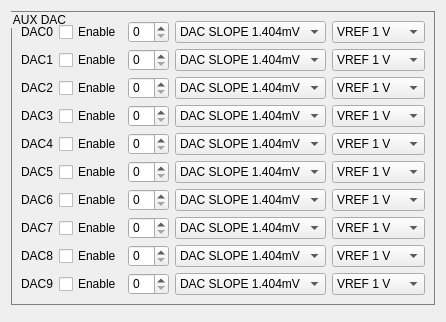
         <widget class="QWidget" name="tab_13">
          <attribute name="title">
           <string>AUX DAC</string>
          </attribute>
          <layout class="QVBoxLayout" name="verticalLayout_48">
           <item>
            <widget class="QGroupBox" name="groupBox_29">
             <property name="maximumSize">
              <size>
               <width>16777215</width>
               <height>630</height>
              </size>
             </property>
             <property name="styleSheet">
              <string notr="true">QGroupBox{
border:1px solid gray;
}</string>
             </property>
             <property name="title">
              <string>AUX DAC</string>
             </property>
             <layout class="QVBoxLayout" name="verticalLayout_32">
              <item>
               <layout class="QHBoxLayout" name="horizontalLayout_175">
                <item>
                 <widget class="QLabel" name="label_163">
                  <property name="text">
                   <string>DAC0</string>
                  </property>
                 </widget>
                </item>
                <item>
                 <widget class="QCheckBox" name="aux_dac_chk_enable0">
                  <property name="text">
                   <string>Enable</string>
                  </property>
                 </widget>
                </item>
                <item>
                 <widget class="QSpinBox" name="aux_dac_txt_dac0"/>
                </item>
                <item>
                 <widget class="QComboBox" name="aux_dac_cmb_dac0_slop">
                  <item>
                   <property name="text">
                    <string>DAC SLOPE 1.404mV</string>
                   </property>
                  </item>
                  <item>
                   <property name="text">
                    <string>DAC SLOPE 0.705mV</string>
                   </property>
                  </item>
                 </widget>
                </item>
                <item>
                 <widget class="QComboBox" name="aux_dac_cmb_dac0_vref">
                  <item>
                   <property name="text">
                    <string>VREF 1 V</string>
                   </property>
                  </item>
                  <item>
                   <property name="text">
                    <string>VREF 1.5 V</string>
                   </property>
                  </item>
                  <item>
                   <property name="text">
                    <string>VREF 2 V</string>
                   </property>
                  </item>
                  <item>
                   <property name="text">
                    <string>VREF 2.5 V</string>
                   </property>
                  </item>
                 </widget>
                </item>
               </layout>
              </item>
              <item>
               <layout class="QHBoxLayout" name="horizontalLayout_176">
                <item>
                 <widget class="QLabel" name="label_164">
                  <property name="text">
                   <string>DAC1</string>
                  </property>
                 </widget>
                </item>
                <item>
                 <widget class="QCheckBox" name="aux_dac_chk_enable1">
                  <property name="text">
                   <string>Enable</string>
                  </property>
                 </widget>
                </item>
                <item>
                 <widget class="QSpinBox" name="aux_dac_txt_dac1"/>
                </item>
                <item>
                 <widget class="QComboBox" name="aux_dac_cmb_dac1_slop">
                  <item>
                   <property name="text">
                    <string>DAC SLOPE 1.404mV</string>
                   </property>
                  </item>
                  <item>
                   <property name="text">
                    <string>DAC SLOPE 0.705mV</string>
                   </property>
                  </item>
                 </widget>
                </item>
                <item>
                 <widget class="QComboBox" name="aux_dac_cmb_dac1_vref">
                  <item>
                   <property name="text">
                    <string>VREF 1 V</string>
                   </property>
                  </item>
                  <item>
                   <property name="text">
                    <string>VREF 1.5 V</string>
                   </property>
                  </item>
                  <item>
                   <property name="text">
                    <string>VREF 2 V</string>
                   </property>
                  </item>
                  <item>
                   <property name="text">
                    <string>VREF 2.5 V</string>
                   </property>
                  </item>
                 </widget>
                </item>
               </layout>
              </item>
              <item>
               <layout class="QHBoxLayout" name="horizontalLayout_177">
                <item>
                 <widget class="QLabel" name="label_165">
                  <property name="text">
                   <string>DAC2</string>
                  </property>
                 </widget>
                </item>
                <item>
                 <widget class="QCheckBox" name="aux_dac_chk_enable2">
                  <property name="text">
                   <string>Enable</string>
                  </property>
                 </widget>
                </item>
                <item>
                 <widget class="QSpinBox" name="aux_dac_txt_dac2"/>
                </item>
                <item>
                 <widget class="QComboBox" name="aux_dac_cmb_dac2_slop">
                  <item>
                   <property name="text">
                    <string>DAC SLOPE 1.404mV</string>
                   </property>
                  </item>
                  <item>
                   <property name="text">
                    <string>DAC SLOPE 0.705mV</string>
                   </property>
                  </item>
                 </widget>
                </item>
                <item>
                 <widget class="QComboBox" name="aux_dac_cmb_dac2_vref">
                  <item>
                   <property name="text">
                    <string>VREF 1 V</string>
                   </property>
                  </item>
                  <item>
                   <property name="text">
                    <string>VREF 1.5 V</string>
                   </property>
                  </item>
                  <item>
                   <property name="text">
                    <string>VREF 2 V</string>
                   </property>
                  </item>
                  <item>
                   <property name="text">
                    <string>VREF 2.5 V</string>
                   </property>
                  </item>
                 </widget>
                </item>
               </layout>
              </item>
              <item>
               <layout class="QHBoxLayout" name="horizontalLayout_178">
                <item>
                 <widget class="QLabel" name="label_166">
                  <property name="text">
                   <string>DAC3</string>
                  </property>
                 </widget>
                </item>
                <item>
                 <widget class="QCheckBox" name="aux_dac_chk_enable4">
                  <property name="text">
                   <string>Enable</string>
                  </property>
                 </widget>
                </item>
                <item>
                 <widget class="QSpinBox" name="aux_dac_txt_dac3"/>
                </item>
                <item>
                 <widget class="QComboBox" name="aux_dac_cmb_dac3_slop">
                  <item>
                   <property name="text">
                    <string>DAC SLOPE 1.404mV</string>
                   </property>
                  </item>
                  <item>
                   <property name="text">
                    <string>DAC SLOPE 0.705mV</string>
                   </property>
                  </item>
                 </widget>
                </item>
                <item>
                 <widget class="QComboBox" name="aux_dac_cmb_dac3_vref">
                  <item>
                   <property name="text">
                    <string>VREF 1 V</string>
                   </property>
                  </item>
                  <item>
                   <property name="text">
                    <string>VREF 1.5 V</string>
                   </property>
                  </item>
                  <item>
                   <property name="text">
                    <string>VREF 2 V</string>
                   </property>
                  </item>
                  <item>
                   <property name="text">
                    <string>VREF 2.5 V</string>
                   </property>
                  </item>
                 </widget>
                </item>
               </layout>
              </item>
              <item>
               <layout class="QHBoxLayout" name="horizontalLayout_179">
                <item>
                 <widget class="QLabel" name="label_167">
                  <property name="text">
                   <string>DAC4</string>
                  </property>
                 </widget>
                </item>
                <item>
                 <widget class="QCheckBox" name="checkBox_89">
                  <property name="text">
                   <string>Enable</string>
                  </property>
                 </widget>
                </item>
                <item>
                 <widget class="QSpinBox" name="aux_dac_txt_dac4"/>
                </item>
                <item>
                 <widget class="QComboBox" name="aux_dac_cmb_dac4_slop">
                  <item>
                   <property name="text">
                    <string>DAC SLOPE 1.404mV</string>
                   </property>
                  </item>
                  <item>
                   <property name="text">
                    <string>DAC SLOPE 0.705mV</string>
                   </property>
                  </item>
                 </widget>
                </item>
                <item>
                 <widget class="QComboBox" name="aux_dac_cmb_dac4_vref">
                  <item>
                   <property name="text">
                    <string>VREF 1 V</string>
                   </property>
                  </item>
                  <item>
                   <property name="text">
                    <string>VREF 1.5 V</string>
                   </property>
                  </item>
                  <item>
                   <property name="text">
                    <string>VREF 2 V</string>
                   </property>
                  </item>
                  <item>
                   <property name="text">
                    <string>VREF 2.5 V</string>
                   </property>
                  </item>
                 </widget>
                </item>
               </layout>
              </item>
              <item>
               <layout class="QHBoxLayout" name="horizontalLayout_180">
                <item>
                 <widget class="QLabel" name="label_168">
                  <property name="text">
                   <string>DAC5</string>
                  </property>
                 </widget>
                </item>
                <item>
                 <widget class="QCheckBox" name="checkBox_90">
                  <property name="text">
                   <string>Enable</string>
                  </property>
                 </widget>
                </item>
                <item>
                 <widget class="QSpinBox" name="aux_dac_txt_dac5"/>
                </item>
                <item>
                 <widget class="QComboBox" name="aux_dac_cmb_dac5_slop">
                  <item>
                   <property name="text">
                    <string>DAC SLOPE 1.404mV</string>
                   </property>
                  </item>
                  <item>
                   <property name="text">
                    <string>DAC SLOPE 0.705mV</string>
                   </property>
                  </item>
                 </widget>
                </item>
                <item>
                 <widget class="QComboBox" name="aux_dac_cmb_dac5_vref">
                  <item>
                   <property name="text">
                    <string>VREF 1 V</string>
                   </property>
                  </item>
                  <item>
                   <property name="text">
                    <string>VREF 1.5 V</string>
                   </property>
                  </item>
                  <item>
                   <property name="text">
                    <string>VREF 2 V</string>
                   </property>
                  </item>
                  <item>
                   <property name="text">
                    <string>VREF 2.5 V</string>
                   </property>
                  </item>
                 </widget>
                </item>
               </layout>
              </item>
              <item>
               <layout class="QHBoxLayout" name="horizontalLayout_181">
                <item>
                 <widget class="QLabel" name="label_169">
                  <property name="text">
                   <string>DAC6</string>
                  </property>
                 </widget>
                </item>
                <item>
                 <widget class="QCheckBox" name="checkBox_91">
                  <property name="text">
                   <string>Enable</string>
                  </property>
                 </widget>
                </item>
                <item>
                 <widget class="QSpinBox" name="aux_dac_txt_dac6"/>
                </item>
                <item>
                 <widget class="QComboBox" name="aux_dac_cmb_dac6_slop">
                  <item>
                   <property name="text">
                    <string>DAC SLOPE 1.404mV</string>
                   </property>
                  </item>
                  <item>
                   <property name="text">
                    <string>DAC SLOPE 0.705mV</string>
                   </property>
                  </item>
                 </widget>
                </item>
                <item>
                 <widget class="QComboBox" name="aux_dac_cmb_dac6_vref">
                  <item>
                   <property name="text">
                    <string>VREF 1 V</string>
                   </property>
                  </item>
                  <item>
                   <property name="text">
                    <string>VREF 1.5 V</string>
                   </property>
                  </item>
                  <item>
                   <property name="text">
                    <string>VREF 2 V</string>
                   </property>
                  </item>
                  <item>
                   <property name="text">
                    <string>VREF 2.5 V</string>
                   </property>
                  </item>
                 </widget>
                </item>
               </layout>
              </item>
              <item>
               <layout class="QHBoxLayout" name="horizontalLayout_182">
                <item>
                 <widget class="QLabel" name="label_170">
                  <property name="text">
                   <string>DAC7</string>
                  </property>
                 </widget>
                </item>
                <item>
                 <widget class="QCheckBox" name="checkBox_92">
                  <property name="text">
                   <string>Enable</string>
                  </property>
                 </widget>
                </item>
                <item>
                 <widget class="QSpinBox" name="aux_dac_txt_dac7"/>
                </item>
                <item>
                 <widget class="QComboBox" name="aux_dac_cmb_dac7_slop">
                  <item>
                   <property name="text">
                    <string>DAC SLOPE 1.404mV</string>
                   </property>
                  </item>
                  <item>
                   <property name="text">
                    <string>DAC SLOPE 0.705mV</string>
                   </property>
                  </item>
                 </widget>
                </item>
                <item>
                 <widget class="QComboBox" name="aux_dac_cmb_dac7_vref">
                  <item>
                   <property name="text">
                    <string>VREF 1 V</string>
                   </property>
                  </item>
                  <item>
                   <property name="text">
                    <string>VREF 1.5 V</string>
                   </property>
                  </item>
                  <item>
                   <property name="text">
                    <string>VREF 2 V</string>
                   </property>
                  </item>
                  <item>
                   <property name="text">
                    <string>VREF 2.5 V</string>
                   </property>
                  </item>
                 </widget>
                </item>
               </layout>
              </item>
              <item>
               <layout class="QHBoxLayout" name="horizontalLayout_183">
                <item>
                 <widget class="QLabel" name="label_171">
                  <property name="text">
                   <string>DAC8</string>
                  </property>
                 </widget>
                </item>
                <item>
                 <widget class="QCheckBox" name="checkBox_93">
                  <property name="text">
                   <string>Enable</string>
                  </property>
                 </widget>
                </item>
                <item>
                 <widget class="QSpinBox" name="aux_dac_txt_dac8"/>
                </item>
                <item>
                 <widget class="QComboBox" name="aux_dac_cmb_dac8_slop">
                  <item>
                   <property name="text">
                    <string>DAC SLOPE 1.404mV</string>
                   </property>
                  </item>
                  <item>
                   <property name="text">
                    <string>DAC SLOPE 0.705mV</string>
                   </property>
                  </item>
                 </widget>
                </item>
                <item>
                 <widget class="QComboBox" name="aux_dac_cmb_dac8_vref">
                  <item>
                   <property name="text">
                    <string>VREF 1 V</string>
                   </property>
                  </item>
                  <item>
                   <property name="text">
                    <string>VREF 1.5 V</string>
                   </property>
                  </item>
                  <item>
                   <property name="text">
                    <string>VREF 2 V</string>
                   </property>
                  </item>
                  <item>
                   <property name="text">
                    <string>VREF 2.5 V</string>
                   </property>
                  </item>
                 </widget>
                </item>
               </layout>
              </item>
              <item>
               <layout class="QHBoxLayout" name="horizontalLayout_184">
                <item>
                 <widget class="QLabel" name="label_172">
                  <property name="text">
                   <string>DAC9</string>
                  </property>
                 </widget>
                </item>
                <item>
                 <widget class="QCheckBox" name="checkBox_94">
                  <property name="text">
                   <string>Enable</string>
                  </property>
                 </widget>
                </item>
                <item>
                 <widget class="QSpinBox" name="aux_dac_txt_dac9"/>
                </item>
                <item>
                 <widget class="QComboBox" name="aux_dac_cmb_dac9_slop">
                  <item>
                   <property name="text">
                    <string>DAC SLOPE 1.404mV</string>
                   </property>
                  </item>
                  <item>
                   <property name="text">
                    <string>DAC SLOPE 0.705mV</string>
                   </property>
                  </item>
                 </widget>
                </item>
                <item>
                 <widget class="QComboBox" name="aux_dac_cmb_dac9_vref">
                  <item>
                   <property name="text">
                    <string>VREF 1 V</string>
                   </property>
                  </item>
                  <item>
                   <property name="text">
                    <string>VREF 1.5 V</string>
                   </property>
                  </item>
                  <item>
                   <property name="text">
                    <string>VREF 2 V</string>
                   </property>
                  </item>
                  <item>
                   <property name="text">
                    <string>VREF 2.5 V</string>
                   </property>
                  </item>
                 </widget>
                </item>
               </layout>
              </item>
             </layout>
            </widget>
           </item>
           <item>
            <widget class="QWidget" name="widget_8" native="true"/>
           </item>
          </layout>
         </widget>
